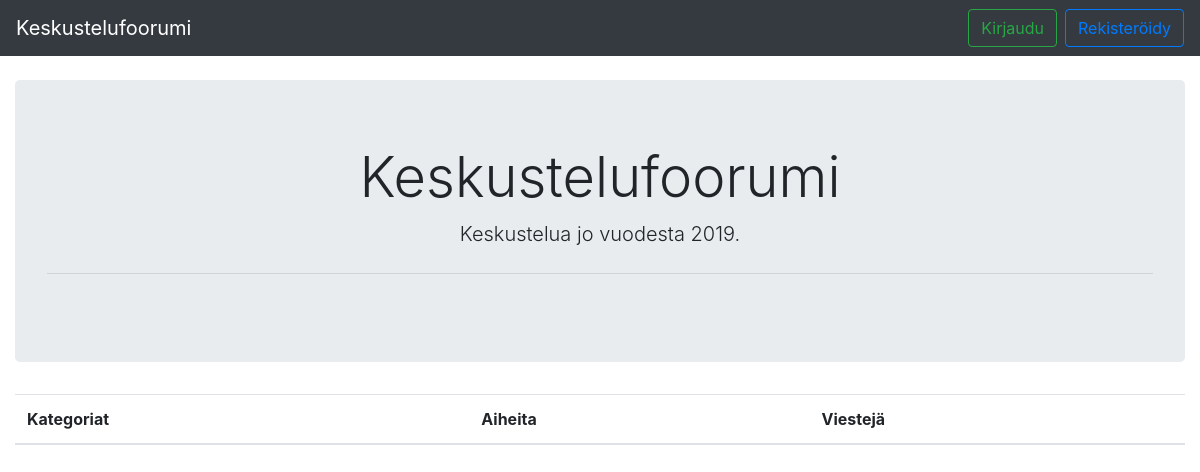
Before: / with the older database file.
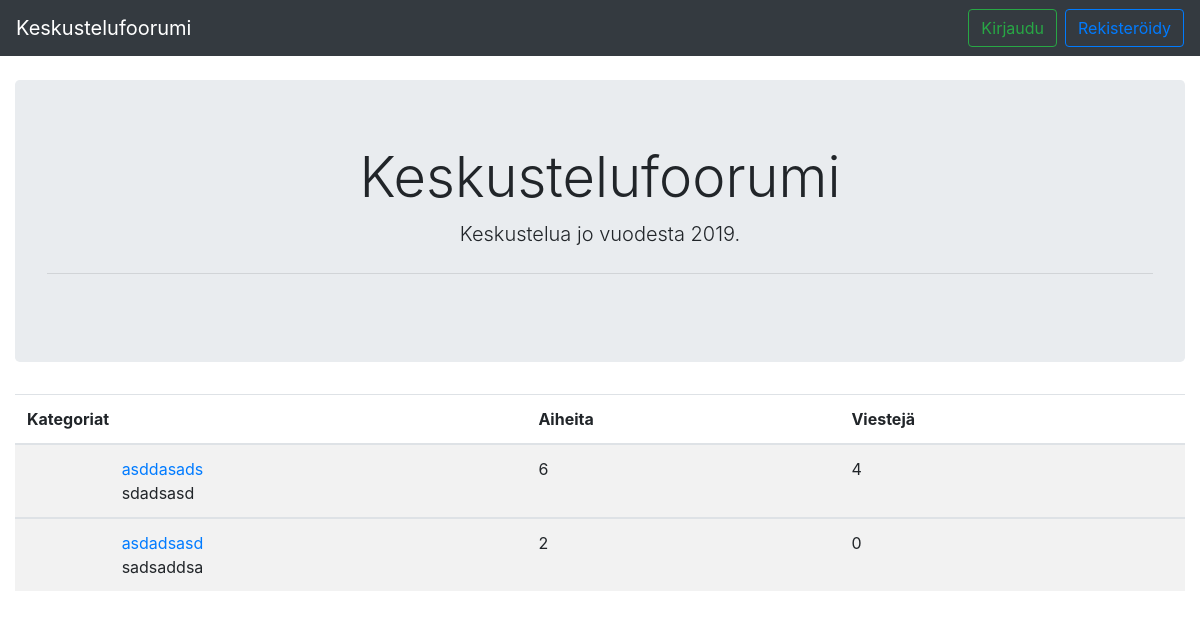
After: the same page with the newer database file.
### application/categories/models.py (models this page shows, shortened)
class Categories(db.Model):
    id = db.Column(db.Integer, primary_key=True)
    date_created = db.Column(db.DateTime, default=db.func.current_timestamp())
    date_modified = db.Column(
        db.DateTime,
        default=db.func.current_timestamp(),
        onupdate=db.func.current_timestamp())
    name = db.Column(db.String(144), nullable=False)
    desc = db.Column(db.String(144), nullable=True)
    aiheet = relationship("Topics", secondary="topics_categories")
    @staticmethod
    def find_categories():
        stmt = text(
            "SELECT Categories.id, Categories.name, Categories.desc, COUNT(Topics.id), COUNT(Posts.id) FROM Categories "
            "LEFT JOIN topics_categories ON topics_categories.categories_id = Categories.id "
            "LEFT JOIN Topics ON Topics.id = topics_categories.topics_id "
            "LEFT JOIN Posts ON Posts.topics_id = Topics.id "
            "GROUP BY Categories.id")
        res = db.engine.execute(stmt)
        response = []
        for row in res:
            response.append({
                "id": row[0],
                "name": row[1],
                "desc": row[2],
                "count": row[3],
                "message_count": row[4],
            })
        return response

### application/views.py (the view)
@app.route("/")
def index():
    return render_template(
        "index.html", find_categories=Categories.find_categories())

### application/templates/index.html (shortened to what this page needs)
{% extends "layout.html" %} {% block body %}
<div class="jumbotron text-center">
  <h1 class="display-4">Keskustelufoorumi</h1>
  <p class="lead">
    Keskustelua jo vuodesta 2019.
  </p>
  <hr class="my-4" />
</div>
{% if find_categories is defined %}
<table class="table table-striped">
  <thead>
    <tr>
      <th scope="col" colspan="2">Kategoriat</th>
      <th scope="col">Aiheita</th>
      <th scope="col">Viestejä</th>
    </tr>
  </thead>
  {% for category in find_categories %}
  <tbody>
    <tr>
      <td>
      </td>
      <td>
        <a
          href="{{ url_for('category_link', category_id=category.id) }}"
          name="{{ category.name }}"
          >{{ category.name }}</a
        >
        <br />
        {{ category.desc }}
      </td>
      <td>
        {{ category.count }}
      </td>
      <td>
          {{ category.message_count }}
      </td>
    </tr>
  </tbody>
  {% endfor %} {% endif %}
</table>
{% endblock %}

Changed rows visible on the page:
added Categories: name "asddasads", desc "sdadsasd", count "6", message_count "4"
added Categories: name "asdadsasd", desc "sadsaddsa", count "2", message_count "0"
